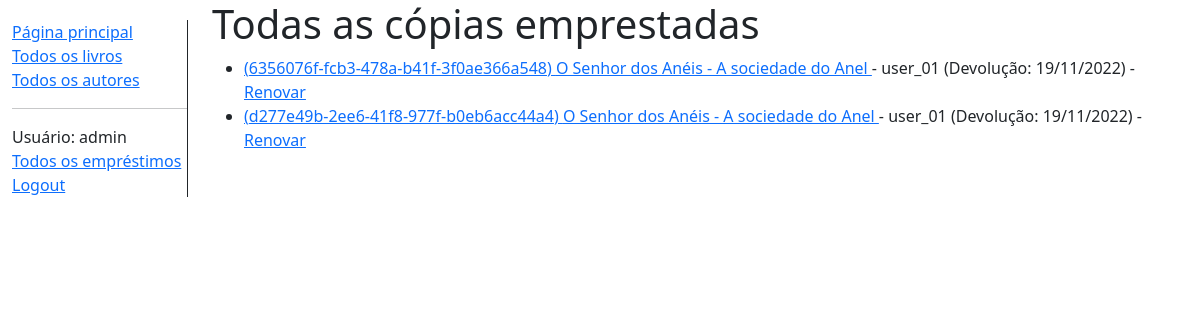
The page /catalogo/todos-os-emprestimos/ (signed in) on the database its author committed.
### catalogo/models.py (models this page shows, shortened)
class CopiaLivro(models.Model):
    id = models.UUIDField(primary_key=True, default=uuid.uuid4, help_text="ID da cópia")
    livro = models.ForeignKey(Livro, on_delete=models.RESTRICT, null=True)
    impressao = models.CharField(max_length=200)
    devolucao = models.DateField(null=True, blank=True)
    emprestado_para = models.ForeignKey(User, on_delete=models.SET_NULL, null=True, blank=True)
    STATUS_COPIA = (
        ('m', 'Manutenção'),
        ('e', 'Emprestado'),
        ('d', 'Disponível'),
        ('r', 'Reservado'),
    )
    status = models.CharField(
        max_length=1,
        choices=STATUS_COPIA,
        blank=True,
        default='m',
        help_text="Disponibilidade da cópia"
    )
    class Meta:
        db_table = 'tb_copias'
        ordering = ['devolucao']
        permissions = (("pode_marcar_copia_como_devolvida", "Marca a cópia como devolvida"),)
    @property
    def emprestimo_vencido(self):
        return bool(self.devolucao and date.today() > self.devolucao)

class Livro(models.Model):
    titulo = models.CharField(max_length=200)
    autor = models.ForeignKey('Autor', on_delete=models.SET_NULL, null=True)
    sumario = models.TextField(max_length=100, help_text="Informe uma breve descrição do livro")
    isbn = models.CharField("ISBN", max_length=13, help_text="Informe o ISBN (13 caracteres)")
    genero = models.ManyToManyField(Genero, help_text="Informe um gênero para esse livro")
    def mostrar_genero(self):
        return ', '.join([genero.nome for genero in self.genero.all()])
    mostrar_genero.short_description = "Gênero(s)"
    class Meta:
        db_table = 'tb_livros'

### catalogo/views.py (the view)
# urls.py: path("todos-os-emprestimos/", views.TodasAsCopiasEmprestadasListView.as_view(), name="todas-as-copias-emprestadas")
class TodasAsCopiasEmprestadasListView(PermissionRequiredMixin, generic.ListView):
    model = CopiaLivro
    template_name = 'catalogo/todas_as_copias_emprestadas.html'
    paginate_by = 10
    permission_required = ("catalogo.pode_marcar_copia_como_devolvida",)
    def get_queryset(self):
        lista_copias = CopiaLivro.objects.filter(
            status__exact='e'
        ).order_by('devolucao')
        return lista_copias

### catalogo/templates/catalogo/todas_as_copias_emprestadas.html
{% extends 'base.html' %}
{% block content %}
    <h1>Todas as cópias emprestadas</h1>
    {% if copialivro_list %}
        <ul>
            {% for copialivro in copialivro_list %}
                <li class="{% if copialivro.emprestimo_vencido %}text-danger{% endif %}">
                    <a href="{% url 'catalogo:detalhe-livro' copialivro.livro.pk %}">
                        ({{ copialivro.pk }})
                        {{ copialivro.livro.titulo }}
                    </a>
                    - {{ copialivro.emprestado_para.get_username }}
                    (Devolução: {{ copialivro.devolucao|date:'d/m/Y' }})
                    {% if perms.catalogo.pode_marcar_copia_como_devolvida %}
                        - <a href="{% url 'catalogo:renovar-data-devolucao-livro' copialivro.id %}">Renovar</a>
                    {% endif %}
                </li>
            {% endfor %}
        </ul>
    {% else %}
        <p>Você não possui empréstimos em aberto na biblioteca</p>
    {% endif %}
{% endblock %}

### catalogo/templates/base.html (shortened to what this page needs)
<!DOCTYPE html>
<html lang="en">
<head>
    <link
            href="https://cdn.jsdelivr.net/npm/bootstrap@5.0.2/dist/css/bootstrap.min.css"
            rel="stylesheet"
    >
    {% load static %}
    <link rel="stylesheet" href="{% static 'css/styles.css' %}">
</head>
<body>
    <div class="container-fluid">
        <div class="row">
            <div class="col-sm-2">
                {% block sidebar %}
                    <ul class="sidebar-nav">
                        <li><a href="{% url 'catalogo:index' %}">Página principal</a></li>
                        <li><a href="{% url 'catalogo:lista-livros' %}">Todos os livros</a></li>
                        <li><a href="{% url 'catalogo:lista-autores' %}">Todos os autores</a></li>
                        <hr>
                        {% if user.is_authenticated %}
                            <li>Usuário: {{ user.get_username }}</li>
                            {% if user.is_staff %}
                                <li><a href="{% url 'catalogo:todas-as-copias-emprestadas' %}">Todos os empréstimos</a></li>
                            {% else %}
                                <li><a href="{% url 'catalogo:meus-emprestimos' %}">Meus empréstimos</a></li>
                            {% endif %}
                            <li><a href="{% url 'logout' %}?next={{ request.path }}">Logout</a></li>
                        {% else %}
                            <li><a href="{% url 'login' %}?next={{ request.path }}">Login</a></li>
                        {% endif %}
                    </ul>
                {% endblock %}
            </div>
            <div class="col-sm-10">
                {% block content %}{% endblock %}
            </div>
        </div>
    </div>
</body>
</html>

### catalogo/static/css/styles.css (style rules this page uses)
.sidebar-nav { margin-top: 20px; padding: 0; list-style: none; border-right: 1px solid; }

### rows shown on the page
CopiaLivro: pk "6356076f-fcb3-478a-b41f-3f0ae366a548", livro.titulo "O Senhor dos Anéis - A sociedade do Anel", emprestado_para.get_username "user_01", devolucao "19/11/2022"
CopiaLivro: pk "d277e49b-2ee6-41f8-977f-b0eb6acc44a4", livro.titulo "O Senhor dos Anéis - A sociedade do Anel", emprestado_para.get_username "user_01", devolucao "19/11/2022"

### other values the page prints
{{ user.get_username }} "admin"
